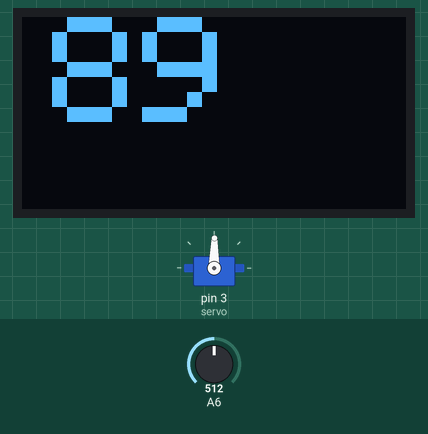
This sketch was run on a simulated Arduino Nano, built with avr-gcc and run on an emulated ATmega328P. Shown: servo, 128×64 one-colour display. The inputs (shaded band) are chosen by the test bench; at power-on: A6 = 512.

Above: at 7.2 s.
7.3 s: A6 set to 716
At 7.9 s:
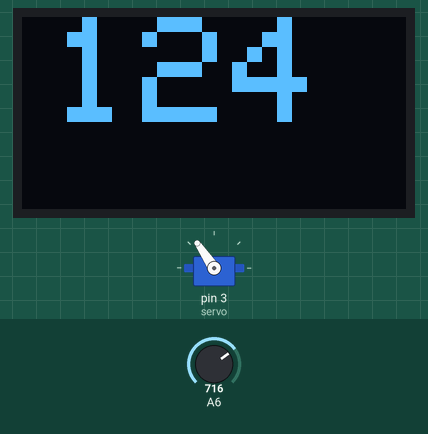
8.8 s: A6 set to 900
At 10.0 s:
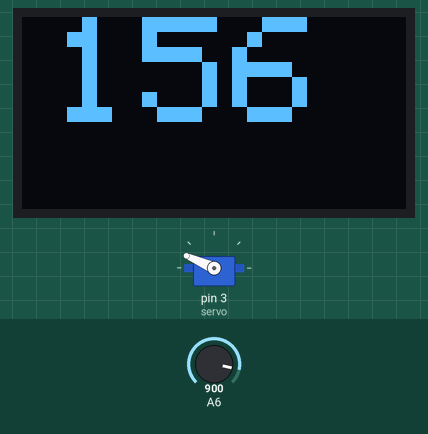
10.3 s: A6 set to 1023
At 11.1 s:
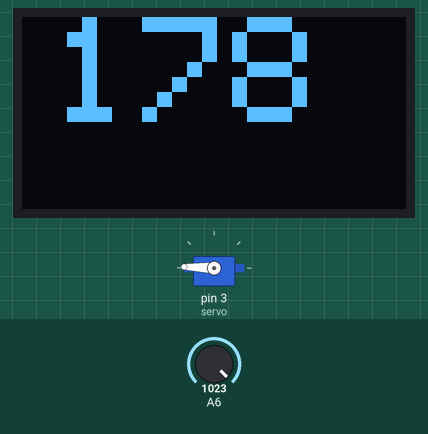
11.9 s: A6 set to 306
At 13.1 s:
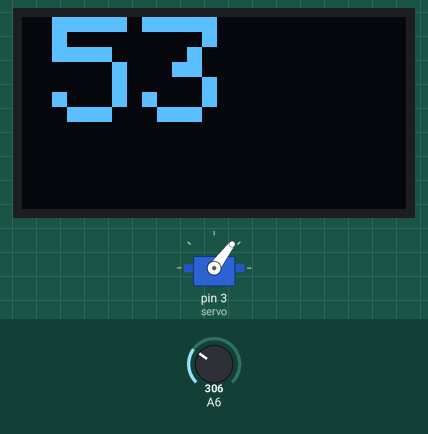
13.4 s: A6 set to 122
At 14.1 s:
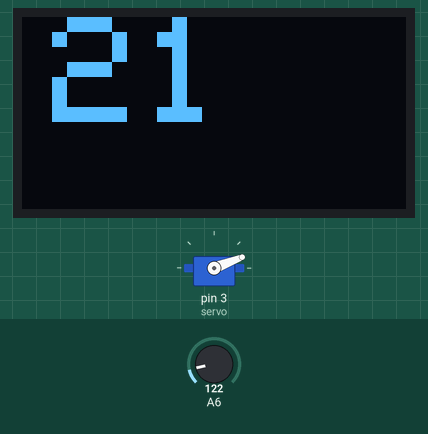
Timing chart, 0 to 15.9 s (numbered marks = the images above; inputs shaded):
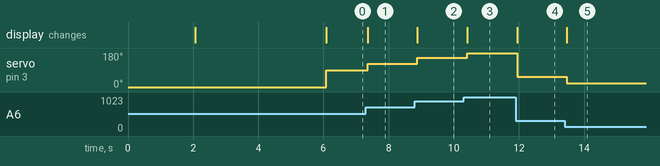

The sketch:

servotester.ino
```cpp
#include<Servo.h>
Servo servo;
#include <Wire.h>
#include <Adafruit_GFX.h>
#include <Adafruit_SSD1306.h>

#define SCREEN_WIDTH 128
#define SCREEN_HEIGHT 64
Adafruit_SSD1306 display(SCREEN_WIDTH, SCREEN_HEIGHT, &Wire, -1);
int val=0, angle=0;

void setup() {
 servo.attach(3);
 servo.write(0);
 pinMode(A6,INPUT_PULLUP);
 if(!display.begin(SSD1306_SWITCHCAPVCC, 0x3C))
 {
  for(;;);
 }
 delay(2000);
 display.clearDisplay();
 display.setTextSize(1);
 display.setTextColor(WHITE);
 display.setCursor(0,0);
 display.println("Lars");
 display.println("SERVO");
 display.println("Tester");
 display.display();
 delay (4000);
}

void loop() {

 val=analogRead(A6);
 angle= map(val,0,1023,0,178);
 display.clearDisplay();
 display.setTextSize(5);
 display.setTextColor(WHITE);
 display.setCursor(10,0);
 display.println(angle);
 display.display();
 servo.write(angle);
 delay(100);

}
```

Measured:
- after the input at 7.3 s, servo on pin 3 (servo): 89° → 124° after 0.06 s; the display: changes after 0.06 s (image 1)
- after the input at 8.8 s, servo on pin 3 (servo): 124° → 156° after 0.09 s; the display: changes after 0.09 s (image 2)
- after the input at 10.3 s, servo on pin 3 (servo): 156° → 178° after 0.11 s; the display: changes after 0.11 s (image 3)
- after the input at 11.9 s, servo on pin 3 (servo): 178° → 53° at once; the display: changes at once (image 4)
- after the input at 13.4 s, servo on pin 3 (servo): 53° → 21° after 0.07 s; the display: changes after 0.07 s (image 5)
